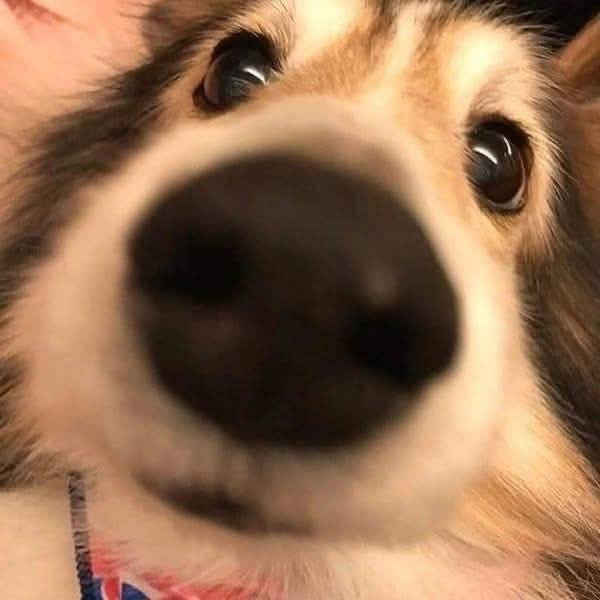
#> input picture Chapter2_Fourier_Wavelet_Geometric_Morphology/image.jpg, 600 x 600 px
$ python bai2_1_canny_opencv.py
#> lines starting #> are read from the running program, lines starting #| are printed output that depends on the picture
import cv2
import numpy as np

# --- Các bước thực hiện ---
# Bước 1: Đọc ảnh và chuyển sang ảnh xám (Canny hoạt động trên ảnh xám)
# Bước 2: Định nghĩa ngưỡng dưới (threshold1) và ngưỡng trên (threshold2)
# Bước 3: Áp dụng hàm cv2.Canny
# Bước 4: Hiển thị ảnh gốc và ảnh cạnh Canny
# Bước 5: Chờ người dùng nhấn phím và đóng cửa sổ

# Bước 1: Đọc ảnh và chuyển sang xám
image_path = 'image.jpg'
img = cv2.imread(image_path)
#> img is the input picture: shape (600, 600, 3); mean B, G, R 81, 110.1, 147.9
if img is None:
    print(f"Lỗi: Không thể đọc ảnh từ đường dẫn: {image_path}")
    exit()

img_gray = cv2.cvtColor(img, cv2.COLOR_BGR2GRAY)
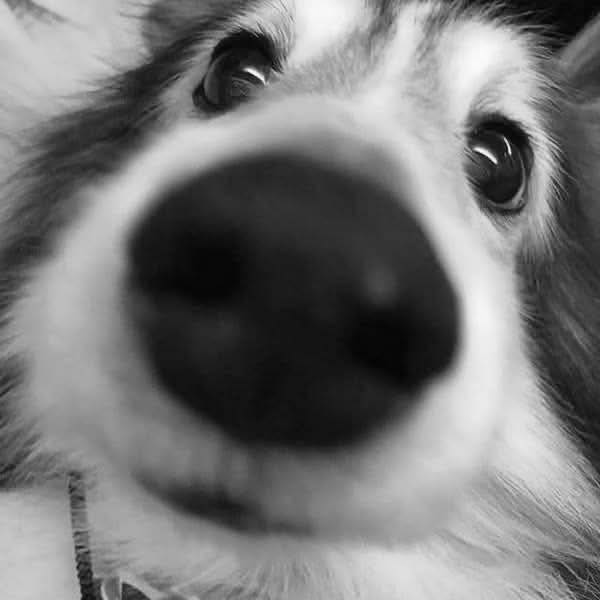
#> img_gray: shape (600, 600); min 3, max 253, mean 118.1

# Bước 2: Định nghĩa ngưỡng (Giá trị thường dùng là khoảng 100 và 200)
threshold1 = 100  # Ngưỡng dưới
threshold2 = 200  # Ngưỡng trên

print(f"Đang phát hiện cạnh bằng cv2.Canny với ngưỡng {threshold1} và {threshold2}...")

# Bước 3: Áp dụng Canny
# cv2.Canny(image, threshold1, threshold2[, edges[, apertureSize[, L2gradient]]])
# apertureSize: Kích thước kernel Sobel dùng bên trong (mặc định là 3)
# L2gradient: Sử dụng công thức tính độ lớn gradient chính xác hơn (True) hay nhanh hơn (False - mặc định)
edges_cv = cv2.Canny(img_gray, threshold1, threshold2)
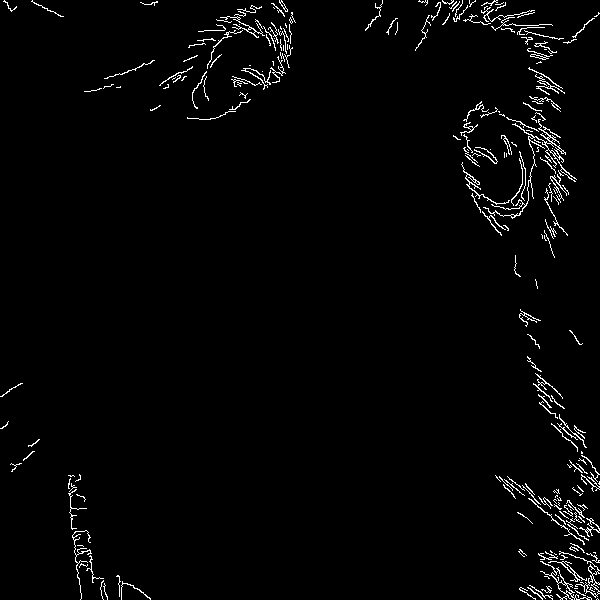
#> edges_cv: shape (600, 600); 2.1% white in thin lines or dots

# Bước 4: Hiển thị ảnh
cv2.imshow('Anh Xam Goc', img_gray)
cv2.imshow('Canny Edges (OpenCV)', edges_cv)

# Bước 5: Chờ và đóng
print("\nNhấn phím bất kỳ trên cửa sổ ảnh để thoát...")
cv2.waitKey(0)
cv2.destroyAllWindows()
